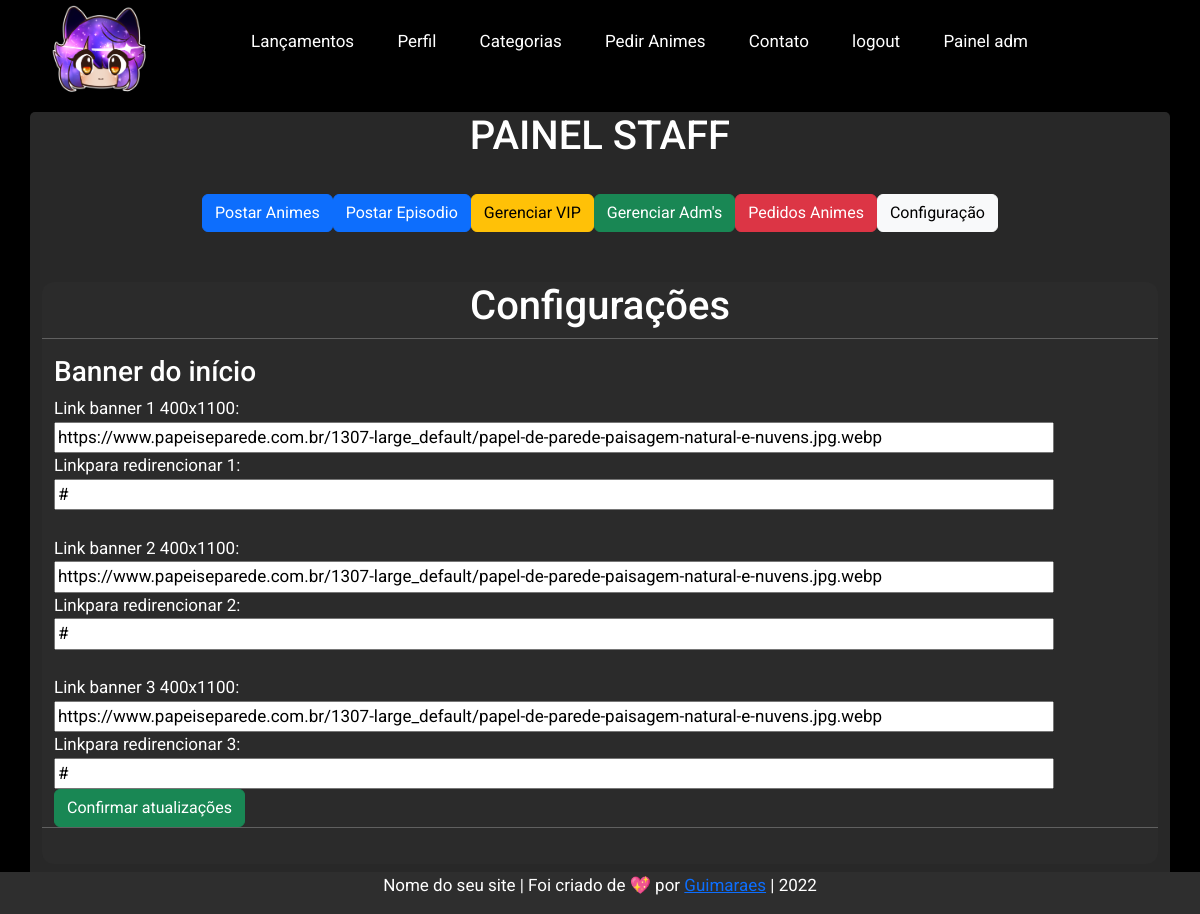
Screenshot of /painel_adm_configuracoes.php (signed in) with the database file from the repository.
### tables this page shows
CREATE TABLE `configuracoes` (
  `link_banner1` varchar(550) DEFAULT NULL,
  `link_banner2` varchar(550) DEFAULT NULL,
  `link_banner3` varchar(550) DEFAULT NULL,
  `href_banner1` varchar(550) DEFAULT NULL,
  `href_banner2` varchar(550) DEFAULT NULL,
  `href_banner3` varchar(550) DEFAULT NULL
);

### conexao.php (called while the page is built, shortened)
<?php
$servico = "Animes";
$nome_site = "Nome do seu site";
?>

### painel_adm_configuracoes.php (the view, shortened to what this page needs)
<?php
include_once("./conexao.php");
$auth = $_SESSION['auth'];
$verificacao = "SELECT * FROM usuarios WHERE auth = '$auth'";
$verificacao2 = mysqli_query($conn, $verificacao);
$row_usuariov = mysqli_fetch_assoc($verificacao2);
$config = "SELECT * FROM configuracoes";
$configuracao = mysqli_query($conn, $config);
$row_config = mysqli_fetch_assoc($configuracao);
?>
<!DOCTYPE html>
<html lang="Pt-Br">
<head>
    <link rel="stylesheet" href="https://cdn.jsdelivr.net/gh/Wruczek/Bootstrap-Cookie-Alert@gh-pages/cookiealert.css">
    <link href="https://cdn.jsdelivr.net/npm/bootstrap@5.2.0-beta1/dist/css/bootstrap.min.css" rel="stylesheet">
    <link rel="stylesheet" href="css/catalogo.css">
    <link rel="stylesheet" href="css/painel-adm.css">
    <link rel="stylesheet" href="css/style.css">
</head>
<body>
    <div class="container-fluid fundo-nav-catalogo">
        <div class="row">
            <div class="col-xl-2 col-md-2 col-sm-12 catalogo-icon-col d-flex justify-content-center">
            <a href="catalogo.php"><img src="imgs/icon.png" alt="" class="catalogo-icon"></a>
            </div>
            <div class="col-xl-10 col-md-10 col-sm-12">
                <div class="nav-catalogo">
                    <a href="lancamentos.php">Lançamentos</a>
                    <a href="perfil.php">Perfil</a>
                    <a href="categorias.php">Categorias</a>
                    <a href="pedido.php">Pedir Animes</a>
                    <a href="contato.php">Contato</a>
                    <a href="logout.php">logout</a>
                    <?php
                    if ($row_usuariov['staff'] == "1") {
                        echo "
                        <a href='painel-adm.php'>Painel adm</a>
                        ";
                    }else {
                    }
                    ?>
                </div>
            </div>
        </div>
    </div>
    <div class="container painel-adm">
        <div class="row">
            <div class="col-12">
                <h1>PAINEL STAFF</h1><br>
                <div class="d-flex justify-content-center">
                <a href="painel-adm-postar.php"><button type="button" class="btn btn-primary">Postar <?php echo ($servico); ?></button></a>
                <a href="painel-adm-postar_ep.php"><button type="button" class="btn btn-primary">Postar Episodio</button></a>
                <button type="button" class="btn btn-warning">Gerenciar VIP</button>
                <button type="button" class="btn btn-success">Gerenciar Adm's</button>
                <button type="button" class="btn btn-danger">Pedidos <?php echo ($servico); ?></button>
                <a href="painel_adm_configuracoes.php"><button type="button" class="btn btn-light">Configuração</button></a>
                </div>
                <section class="envio">
                                <div class="container-fluid envio envios config">
                                   <h1>Configurações</h1>
                                    <div class="row">
                                    <hr>
                                    <h3>Banner do início</h3>
                                    <form action="atualizar_config.php" method="post">
                                    Link banner 1 400x1100: <input type="text" name="link1" value="<?php echo($row_config['link_banner1']); ?>"><br>
                                    Linkpara redirencionar 1: <input type="text" name="href1" value="<?php echo($row_config['href_banner1']); ?>"><br><Br>
                                    Link banner 2 400x1100: <input type="text" name="link2" value="<?php echo($row_config['link_banner2']); ?>"><br>
                                    Linkpara redirencionar 2: <input type="text" name="href2" value="<?php echo($row_config['href_banner2']); ?>"><br><Br>
                                    Link banner 3 400x1100: <input type="text" name="link3" value="<?php echo($row_config['link_banner3']); ?>"><br>
                                    Linkpara redirencionar 3: <input type="text" name="href3" value="<?php echo($row_config['href_banner3']); ?>"><br>
                                    <button type="submit" class="btn btn-success">Confirmar atualizações</button>
                                    </form>
                                    <hr>
                                </div>
                            </section>
            </div>
        </div>
    </div>
    <div class="container-fluid">
        <div class="row">
            <div class="col-12 footer">
                <p><?php echo ($nome_site); ?>  | Foi criado de 💖 por <a href="https://github.com/GuimaSpace">Guimaraes</a> | 2022</p>
            </div>
        </div>
    </div>
</body>
</html>

### CSS/catalogo.css (style rules this page uses)
.fundo-nav-catalogo { background-color: rgba(0, 0, 0, 0.308); height: 100px; }
.catalogo-icon { height: 100px; width: 100px; }
.nav-catalogo { color: white; margin-top: 3%; }
.nav-catalogo a { color: white; text-decoration: none; padding-left: 4%; }
.envio { margin-top: 50px; margin-bottom: 50px; }
.envios { background-color: rgb(43, 43, 43); padding-bottom: 20px; border-radius: 12px; height: auto; }

### CSS/painel-adm.css (style rules this page uses)
.painel-adm { background-color: #282828; border-radius: 5px; color: white; margin-top: 1%; }
.config input[type="text"] { width: 1000px; }
.painel-adm h1 { text-align: center; }

### CSS/style.css (style rules this page uses)
* { font-family: 'Roboto', sans-serif; box-sizing: border-box; }
body { background: rgb(0, 0, 0); background-image: url(../imgs/bg.png); background-repeat: no-repeat; background-size: cover; margin: 0; font-family: Arial; font-size: 17px; }
.footer { border-top: 1px solid #2e2e2e; color: white; margin-top: 50px; background-color: rgb(46, 46, 46); height: auto; position: fixed; bottom: 0px; }
.footer p { text-align: center; }

### rows the page displays
configuracoes: link1 "https://www.papeiseparede.com.br/1307-large_default/papel-de-parede-paisagem-natural-e-nuvens.jpg.webp", href1 "#", link2 "https://www.papeiseparede.com.br/1307-large_default/papel-de-parede-paisagem-natural-e-nuvens.jpg.webp", href2 "#", link3 "https://www.papeiseparede.com.br/1307-large_default/papel-de-parede-paisagem-natural-e-nuvens.jpg.webp", href3 "#"

### other values shown
$servico "Animes"
$nome_site "Nome do seu site"
